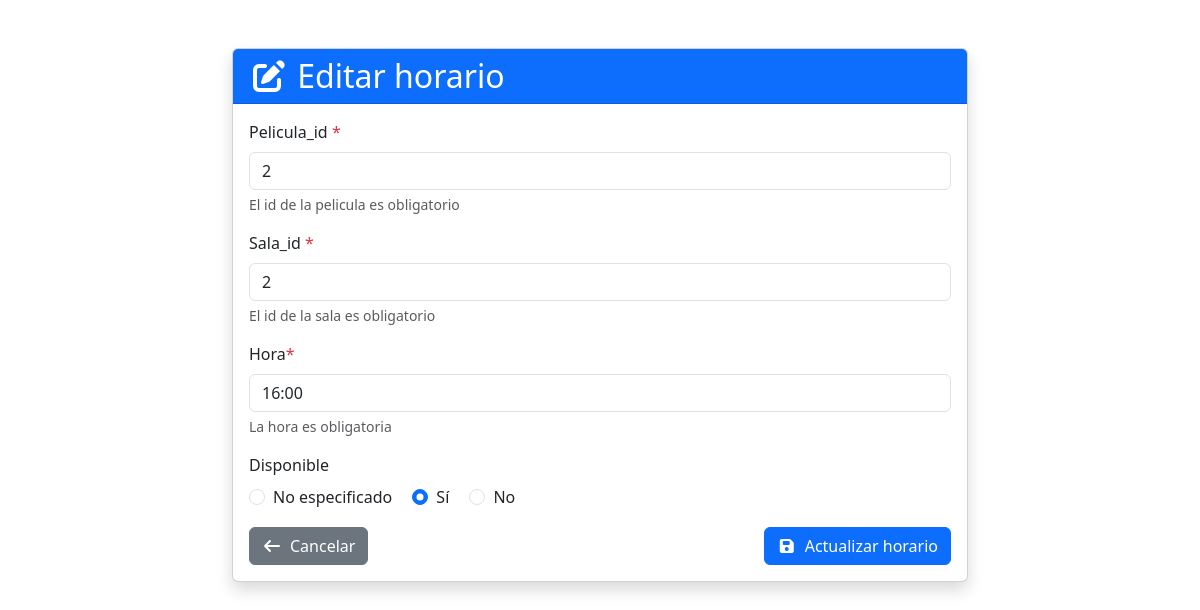
Page /horarios/2/edit on the earlier database version.
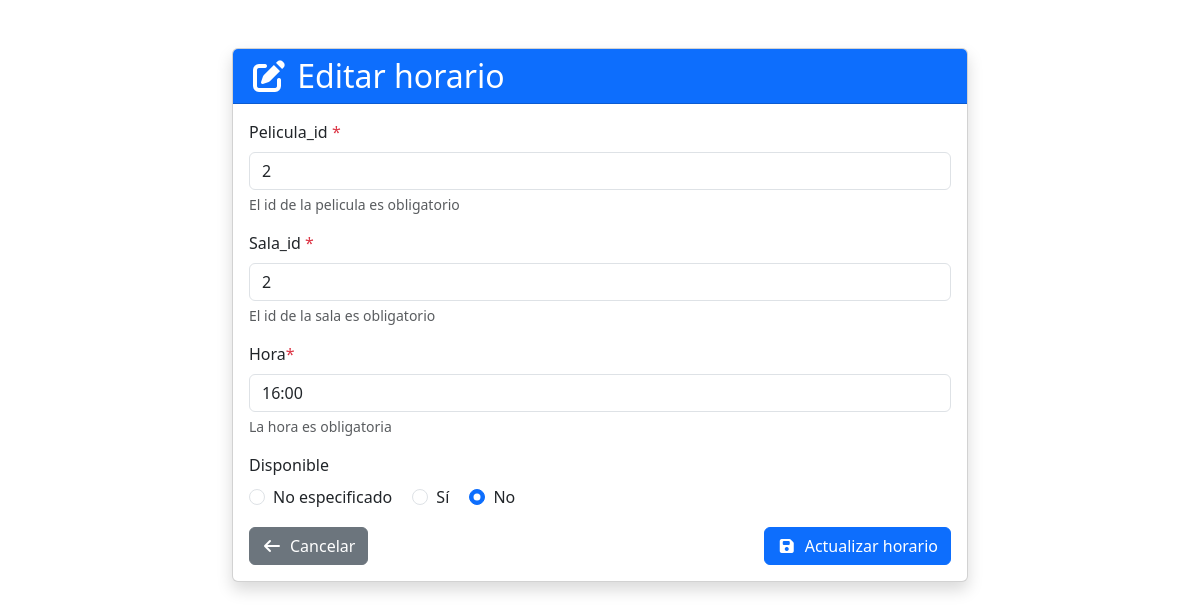
Same page on the later database version.
### app/models/horario.py (models this page shows)
class Horario(Base):
    __tablename__ = "horarios" #nombre de la tabla en bd
    id: Mapped[int] = mapped_column(Integer, primary_key=True, autoincrement=True)
    pelicula_id: Mapped[int] = mapped_column(Integer,nullable=False)
    sala_id: Mapped[int] = mapped_column(ForeignKey("salas.id"), nullable=False)
    sala: Mapped["SalaORM"] = relationship("SalaORM")
    hora: Mapped[str] = mapped_column(String, nullable=False)
    disponible:Mapped[bool] = mapped_column(Boolean, nullable=False)

### app/routers/web/horarios.py (the view)
@router.get("/{horario_id}/edit", response_class=HTMLResponse)
def show_edit_form(request: Request, horario_id: int, db: Session = Depends(get_db)):
    horario = db.execute(select(Horario).where(Horario.id == horario_id)
                         .options(joinedload(Horario.sala))).scalar_one_or_none()
    if horario is None:
        raise HTTPException(status_code=404, detail="404 - Horario no encontrado")
    salas = db.execute(select(SalaORM)).scalars().all()
    return templates.TemplateResponse("horarios/form.html", {"request": request, "horario": horario, "salas": salas})

### app/templates/horarios/form.html (shortened to what the changed rows need)
<!DOCTYPE html>
<html lang="en">
<head>
    <link href="https://cdn.jsdelivr.net/npm/bootstrap@5.3.8/dist/css/bootstrap.min.css" rel="stylesheet">
    <link rel="stylesheet" href="https://cdnjs.cloudflare.com/ajax/libs/font-awesome/7.0.1/css/all.min.css" />
</head>
<body>
    <div class="container mt-5">
        <div class="row justify-content-center">
            <div class="col-md-8">
                <div class="card shadow">
                    <div class="card-header bg-primary text-white">
                        <h2 class="card-title mb-0">
                            <i class="fa-solid fa-{% if horario %}pen-to-square{% else %}plus{% endif %}"></i>
                            {% if horario %}Editar horario{% else %}Crear nuevo horario{% endif %}
                        </h2>
                    </div>
                    <div class="card-body">
                        <form method="post" action="{% if horario %}/horarios/{{ horario.id }}/edit{% else %}/horarios/new{% endif %}">
                            <div class="mb-3">
                                <label for="pelicula_id" class="form-label">Pelicula_id <span class="text-danger">*</span></label>
                                <input
                                    type="number"
                                    class="form-control"
                                    id="pelicula_id"
                                    name="pelicula_id"
                                    value="{% if form_data %}{{ form_data.get('pelicula_id', '') }}{% elif horario %}{{ horario.pelicula_id }}{% endif %}"
                                    required
                                    min="1"
                                >
                                <div class="form-text">El id de la pelicula es obligatorio</div>
                            </div>
                            <div class="mb-3">
                                <label for="sala_id" class="form-label">Sala_id <span class="text-danger">*</span></label>
                                <input
                                    type="number"
                                    class="form-control"
                                    id="sala_id"
                                    name="sala_id"
                                    value="{% if form_data %}{{ form_data.get('sala_id', '') }}{% elif horario %}{{ horario.sala_id }}{% endif %}"
                                    required
                                    min="1"
                                >
                                <div class="form-text">El id de la sala es obligatorio</div>
                            </div>
                            <div class="mb-3">
                                <label for="hora" class="form-label">Hora<span class="text-danger">*</span></label>
                                <input
                                    type="text"
                                    class="form-control"
                                    id="hora"
                                    name="hora"
                                    value="{% if form_data %}{{ form_data.get('hora', '') }}{% elif horario %}{{ horario.hora }}{% endif %}"
                                    required>
                                    <div class="form-text">La hora es obligatoria</div>
                            </div>
                            <div class="mb-3">
                                <div>
                                    <div class="form-check form-check-inline">
                                        <input
                                            class="form-check-input"
                                            type="radio"
                                            name="disponible"
                                            id="disponible_none"
                                            value=""
                                        >
                                        <label class="form-check-label" for="disponible_none">
                                            No especificado
                                        </label>
                                    </div>
                                    <div class="form-check form-check-inline">
                                        <input
                                            class="form-check-input"
                                            type="radio"
                                            name="disponible"
                                            id="disponible_true"
                                            value="true"
                                            {% if form_data and form_data.get('disponible') == 'true' %}checked{% elif horario and horario.disponible is not none and horario.disponible %}checked{% endif %}
                                        >
                                        <label class="form-check-label" for="disponible_true">
                                            Sí
                                        </label>
                                    </div>
                                    <div class="form-check form-check-inline">
                                        <input
                                            class="form-check-input"
                                            type="radio"
                                            name="disponible"
                                            id="disponible_false"
                                            value="false"
                                            {% if form_data and form_data.get('disponible') == 'false' %}checked{% elif horario and horario.disponible is not none and not horario.disponible %}checked{% endif %}
                                        >
                                        <label class="form-check-label" for="disponible_false">
                                            No
                                        </label>
                                    </div>
                                </div>
                            </div>
                        </form>
                    </div>
                </div>
            </div>
        </div>
    </div>
</body>
</html>

Differences in the rows shown:
changed Horario "☐ No especificado": disponible "☑ Sí" → "☐ Sí"; disponible "☐ No" → "☑ No"
